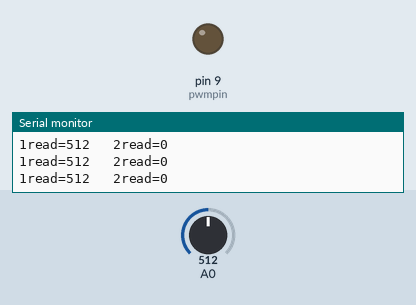
This sketch was run on a simulated Arduino Uno, built with avr-gcc and run on an emulated ATmega328P. Parts: output pins drawn as LEDs (lit = HIGH), the last lines printed to the serial monitor. The inputs (shaded band) are chosen by the test bench; at power-on: A0 = 512.

Above: at 1.2 s.
1.3 s: A0 set to 900
At 1.9 s:
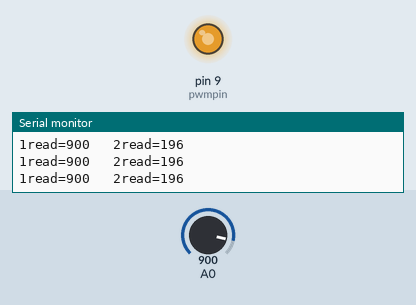
2.8 s: A0 set to 716
At 4.0 s:
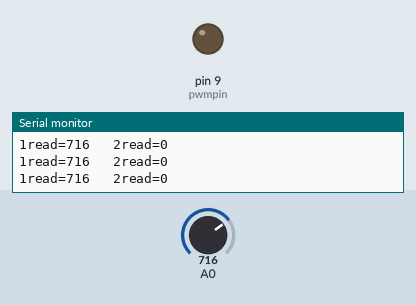
Timing chart, 0 to 5.8 s (numbered marks = the images above; inputs shaded):
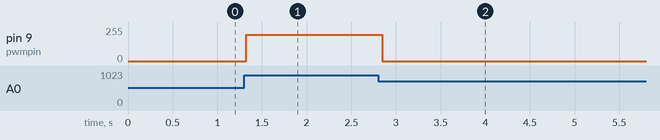

The sketch:

copy_of_glorious_snicket1.ino
```cpp
// C++ code
//
int  senv=0;
int  ledd=0;
int pwmpin=9;
void setup()
{
  pinMode(A0,INPUT);
  pinMode(pwmpin, OUTPUT);
  Serial.begin(9600);
}

void loop()
{

  senv=analogRead(A0);
  Serial.print("1read=");
  Serial.print(senv);
    Serial.print("   2read=");
  Serial.println(ledd);
  delay(1);
  ledd=map(senv,800,930,0,255);
  if(ledd<0)ledd=0;
  analogWrite(pwmpin,ledd);
  delay(100);
 // digitalWrite(13, HIGH);
 // delay(senv); // Wait for 1000 millisecond(s)
  //digitalWrite(13, LOW);
  //delay(senv); // Wait for 1000 millisecond(s)
}
```

Measured:
- after the input at 1.3 s, pin 9 (pwmpin): 0/255 → 196/255 at once
- after the input at 2.8 s, pin 9 (pwmpin): 196/255 → 0/255 after 0.05 s
